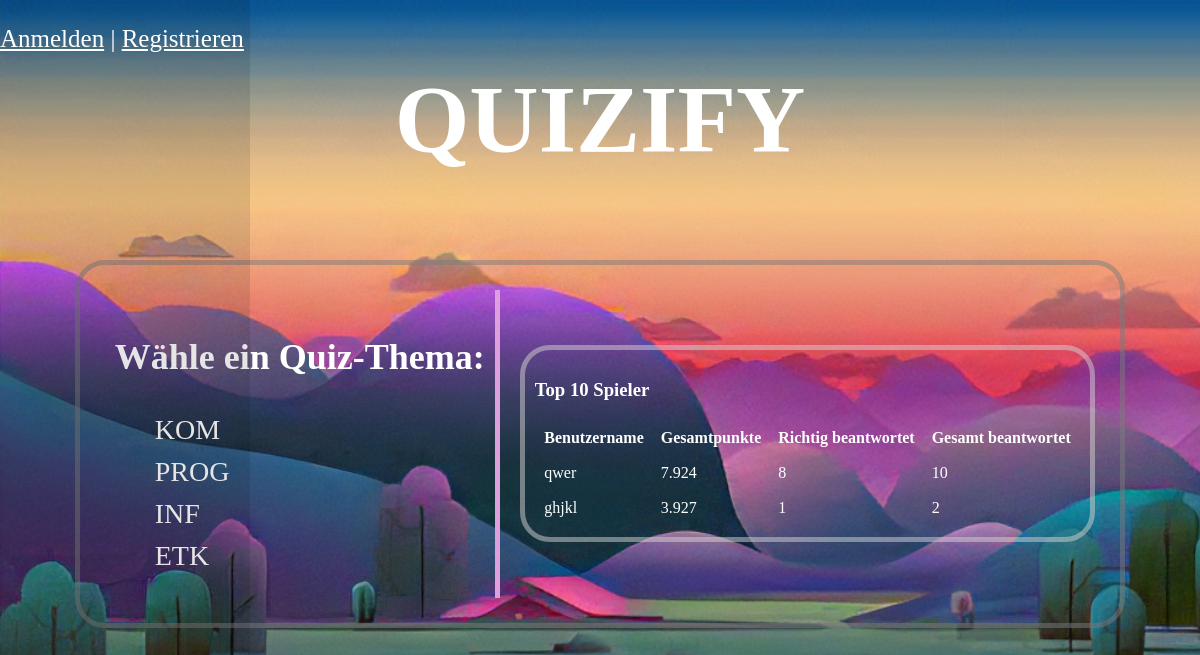
/hauptseite.php, run on an earlier commit of the app's database.
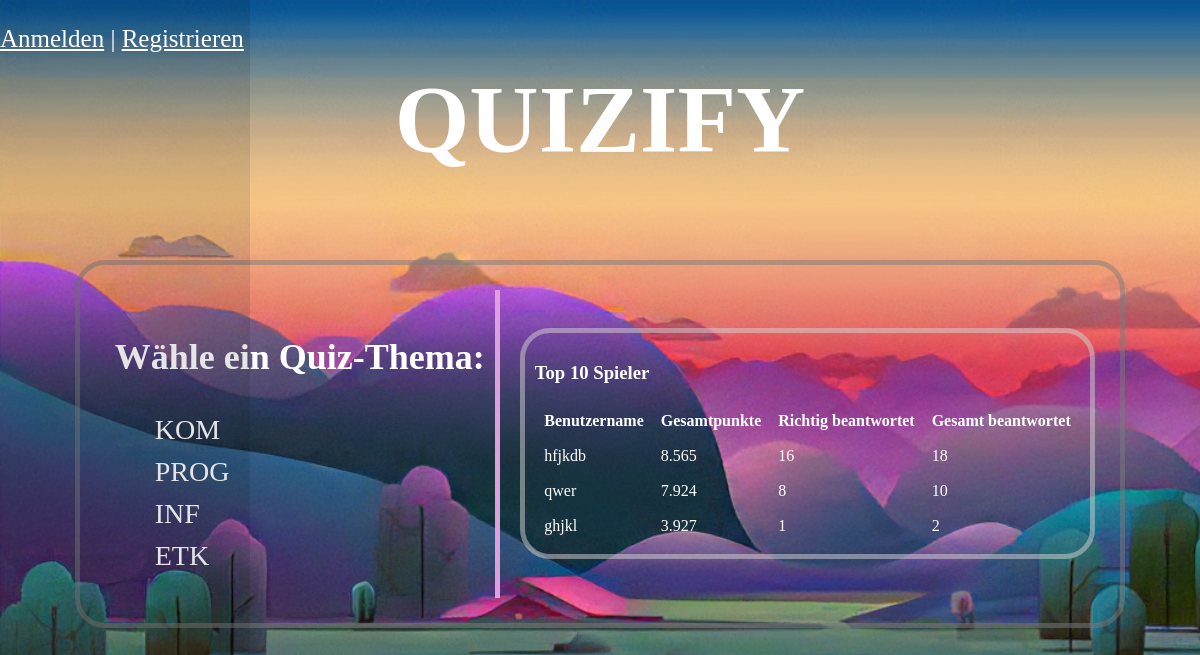
And on a later commit of the database.
### tables this page shows
CREATE TABLE `userdaten` (
  `ID` int(11) NOT NULL,
  `username` varchar(50) NOT NULL,
  `passwort` varchar(100) NOT NULL,
  `gesamt_punkte` int(11) NOT NULL DEFAULT 0,
  `richtig_beantwortet` int(11) NOT NULL DEFAULT 0,
  `gesamt_fragen` int(11) NOT NULL DEFAULT 0
);

### hauptseite.php (the view, shortened to what this page needs)
<link rel="stylesheet" href="hauptseite.css">
<link href='https://unpkg.com/boxicons@2.1.4/css/boxicons.min.css' rel='stylesheet'>
<?php
include 'config.php';
?>
<!DOCTYPE html>
<html lang="en">
<head>
</head>
<body>
<h1 class="title">QUIZIFY</h1>
<?php
$con = new mysqli($servername, $username, $password, $dbname);
$sql = "SELECT username, gesamt_punkte, richtig_beantwortet, gesamt_fragen
        FROM userdaten
        ORDER BY gesamt_punkte DESC
        LIMIT 10";
$result = mysqli_query($con, $sql);
echo "<div class='container1'>";
echo"
<div class='quizs'>
<h3>Wähle ein Quiz-Thema:</h3>
<ul>
<li><a href='quiz.php?thema=1'>KOM</a></li>
<li><a href='quiz.php?thema=2'>PROG</a></li>
<li><a href='quiz.php?thema=3'>INF</a></li>
<li><a href='quiz.php?thema=4'>ETK</a></li>
</ul>
</div>
";
if ($result && mysqli_num_rows($result) > 0) {
    echo"<div class='top'>";
    echo "<h3>Top 10 Spieler</h3>";
    echo "<table>";
    echo "<tr><th>Benutzername</th><th>Gesamtpunkte</th><th>Richtig beantwortet</th><th>Gesamt beantwortet</th></tr>";
    while ($row = mysqli_fetch_assoc($result)) {
        echo "<tr>";
        echo "<td>" . $row['username'] . "</td>";
        echo "<td>" . number_format($row['gesamt_punkte'], 0, ',', '.') . "</td>";
        echo "<td>" . number_format($row['richtig_beantwortet'], 0, ',', '.') . "</td>";
        echo "<td>" . number_format($row['gesamt_fragen'], 0, ',', '.') . "</td>";
        echo "</tr>";
    }
    echo "</table>";
    echo"</div>";
} else {
    echo"<div class='top'>";
    echo "Keine Daten verfügbar.";
    echo"</div>";
}
echo"</div>";
echo   "<nav class='sidebar'>";
        if (isset($_SESSION['benutzername'])) {
            echo "<p>Angemeldet als: " . $_SESSION['benutzername'] . "<br><br> <a href='abmelden.php'>Abmelden
            <i class='bx bx-log-out' ></i></a></p>";
            echo "<p><a href='profil.php'>Profil anzeigen<i class='bx bxs-user'></i></a></p>";
        } else {
            echo "<p><a href='login_form.htm'>Anmelden</a> | <a href='regestrieren_form.htm'>Registrieren</a></p>";
        }
        ?>
    </nav>
</body>
</html>

What changed in the data, as far as the page shows it:
added userdaten: username "hfjkdb", gesamt_punkte "8.565", richtig_beantwortet "16", gesamt_fragen "18"
